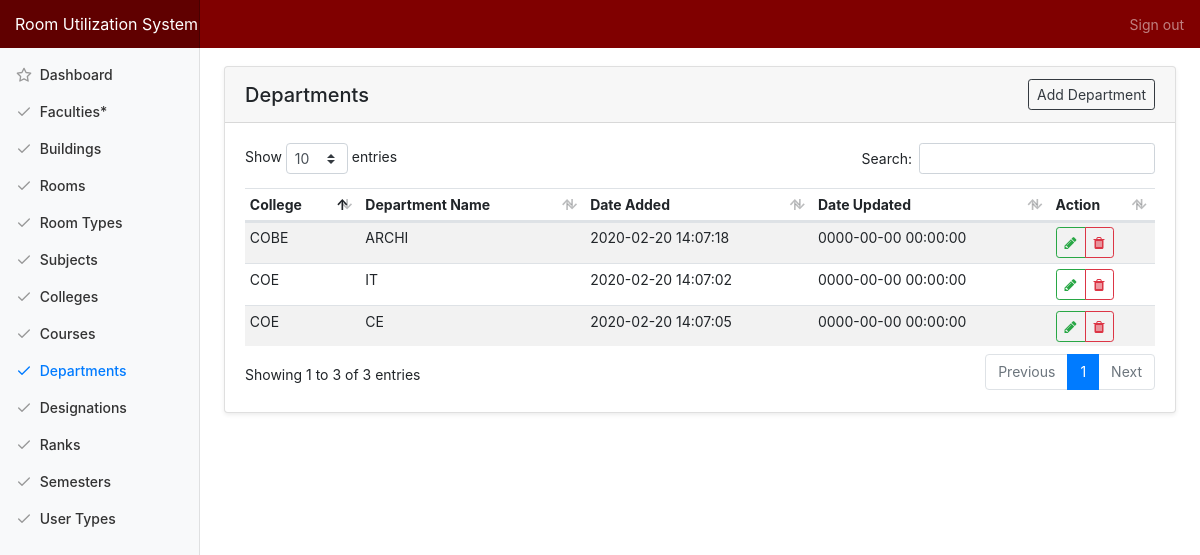
The app's page /index.php/admin/department, older data.
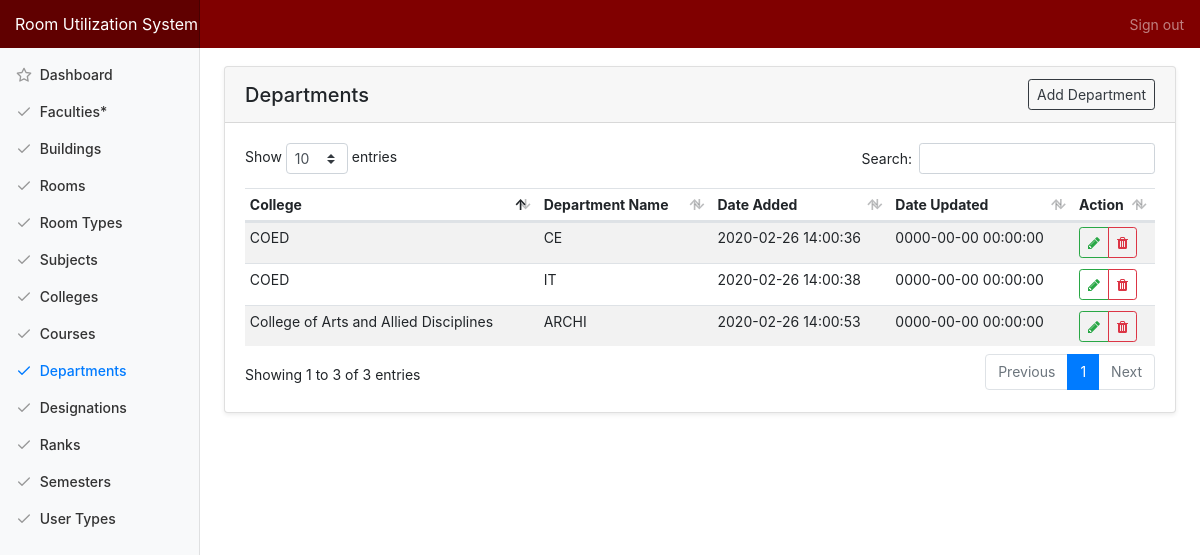
The same page, newer data.
### tables this page shows
CREATE TABLE `tbl_department` (
  `department_id` int(10) NOT NULL,
  `college_id` int(11) NOT NULL,
  `department_name` varchar(255) NOT NULL,
  `department_added` datetime NOT NULL DEFAULT CURRENT_TIMESTAMP,
  `department_modified` datetime NOT NULL DEFAULT '0000-00-00 00:00:00' ON UPDATE CURRENT_TIMESTAMP
);

CREATE TABLE `tbl_college` (
  `college_id` int(11) NOT NULL,
  `college_name` varchar(250) NOT NULL,
  `college_added` datetime NOT NULL DEFAULT CURRENT_TIMESTAMP,
  `college_modified` datetime NOT NULL DEFAULT '0000-00-00 00:00:00' ON UPDATE CURRENT_TIMESTAMP
);

### application/controllers/Admin.php (called while the page is built, shortened)
<?php
class Admin extends CI_Controller {
	public function department(){
		$data['title'] = "Departments";
		$data['departments'] = $this->main_model->getDepartments();
		$data['colleges'] = $this->main_model->getColleges();
		$this->load->view('templates/header', $data);
		$this->load->view('admin/department');
		$this->load->view('templates/footer');
	}
}

### index.php (called while the page is built, shortened)
<?php
require_once BASEPATH.'core/CodeIgniter.php';

### application/models/Main_model.php (called while the page is built, shortened)
<?php defined('BASEPATH') OR exit('No direct script access allowed');
Class Main_model extends CI_Model{
	public function getDepartments(){
		return $this->db->join('tbl_college', 'tbl_college.college_id = tbl_department.college_id')->get('tbl_department')->result_array();
	}
}

### application/views/admin/department.php (the view, shortened to what this page needs)
<?php $this->load->view('templates/nav'); ?>
<div class="container-fluid">
  <div class="row">
    <?php $this->load->view('templates/side');?>
    <main role="main" class="col-md-9 ml-sm-auto col-lg-10 pt-4 px-4 mb-3">
      <div class="card shadow-sm">
			  <h5 class="card-header d-flex justify-content-between align-items-center">
          <?=$title?>
          <a href="#" class="btn btn-outline-dark btn-sm" data-toggle="modal" data-target="#modal_department_add">Add Department</a>
        </h5>
			  <div class="card-body">
          <table class="table table-striped table-hover table-sm">
            <thead>
              <tr>
                <th>College</th>
                <th>Department Name</th>
                <th>Date Added</th>
                <th>Date Updated</th>
                <th>Action</th>
              </tr>
            </thead>
            <tbody>
              <?php foreach ($departments as $row) {?>
              <tr>
                <td><?=$row['college_name']?></td>
                <td><?=$row['department_name']?></td>
                <td><?=$row['department_added']?></td>
                <td><?=$row['department_modified']?></td>
                <td>
                  <div class="btn-group" role="group">
                    <a href="#" class="btn btn-sm btn-outline-success action-btn updateDepartment" id="<?=$row['department_id']?>//<?=$row['department_name']?>//<?=$row['college_id']?>" data-toggle="modal" data-target="#modal_department_update" data-toggle="tooltip" data-placement="top" title="Update Department">
                      <span class="fa fa-pencil"></span>
                    </a>
                    <a href="#" id="<?=base_url('admin/delete/department/'.$row['department_id'])?>" class="btn btn-sm btn-outline-danger action-btn delete" data-toggle="tooltip" data-placement="top" title="Delete Department">
                      <span class="fa fa-trash"></span>
                    </a>
                  </div>
                </td>
              </tr>
              <?php } ?>
            </tbody>
          </table>
			  </div>
			</div>
   </main>
  </div>
</div>

### application/views/templates/header.php (shortened to what this page needs)
<!DOCTYPE html>
<html lang="en">
<head>
	<link rel="stylesheet" type="text/css" href="<?=base_url('assets/css/bootstrap.min.css')?>">
	<link rel="stylesheet" type="text/css" href="<?=base_url('assets/css/bootstrap-select.min.css')?>">
	<link rel="stylesheet" type="text/css" href="<?=base_url('assets/css/dashboard.css')?>">
	<link rel="stylesheet" type="text/css" href="<?=base_url('assets/css/dataTables.bootstrap4.min.css')?>">
	<link rel="stylesheet" type="text/css" href="<?=base_url('assets/css/jquery-confirm.min.css')?>">
	<link rel="stylesheet" type="text/css" href="<?=base_url('assets/css/font-awesome.min.css')?>">
	<link rel="stylesheet" type="text/css" href="<?=base_url('assets/css/rus.css')?>">
</head>
<body>

### application/views/templates/nav.php (shortened to what this page needs)
<nav class="navbar navbar-dark fixed-top flex-md-nowrap p-0" style="background:#800000">
  <a class="navbar-brand col-sm-3 col-md-2 mr-0" href="#">Room Utilization System</a>
  <ul class="navbar-nav px-3">
    <li class="nav-item text-nowrap">
      <a class="nav-link" href="<?=base_url('auth/logout')?>">Sign out</a>
    </li>
  </ul>
</nav>
<br>
<br>

### application/views/templates/side.php (shortened to what this page needs)
<nav class="col-md-2 d-none d-md-block bg-light sidebar">
  <div class="sidebar-sticky">
    <ul class="nav flex-column">
      <li class="nav-item">
        <a class="nav-link <?=($title=='Dashboard')?'active':'';?>" href="<?=base_url('admin')?>">
          <span data-feather="star"></span>
          Dashboard
        </a>
      </li>
      <li class="nav-item">
        <a class="nav-link <?=($title=='Faculties')?'active':'';?>" href="<?=base_url('admin/faculty')?>">
          <span data-feather="check"></span>
          Faculties*
        </a>
      </li>
      <li class="nav-item">
        <a class="nav-link <?=($title=='Buildings')?'active':'';?>" href="<?=base_url('admin/building')?>">
          <span data-feather="check"></span>
          Buildings
        </a>
      </li>
      <li class="nav-item">
        <a class="nav-link <?=($title=='Rooms')?'active':'';?>" href="<?=base_url('admin/room')?>">
          <span data-feather="check"></span>
          Rooms
        </a>
      </li>
      <li class="nav-item">
        <a class="nav-link <?=($title=='Room Types')?'active':'';?>" href="<?=base_url('admin/room_type')?>">
          <span data-feather="check"></span>
          Room Types
        </a>
      </li>
      <li class="nav-item">
        <a class="nav-link <?=($title=='Subjects')?'active':'';?>" href="<?=base_url('admin/subject')?>">
          <span data-feather="check"></span>
          Subjects
        </a>
      </li>
      <li class="nav-item">
        <a class="nav-link <?=($title=='Colleges')?'active':'';?>" href="<?=base_url('admin/college')?>">
          <span data-feather="check"></span>
          Colleges
        </a>
      </li>
      <li class="nav-item">
        <a class="nav-link <?=($title=='Courses')?'active':'';?>" href="<?=base_url('admin/course')?>">
          <span data-feather="check"></span>
          Courses
        </a>
      </li>
      <li class="nav-item">
        <a class="nav-link <?=($title=='Departments')?'active':'';?>" href="<?=base_url('admin/department')?>">
          <span data-feather="check"></span>
          Departments
        </a>
      </li>
      <li class="nav-item">
        <a class="nav-link <?=($title=='Designations')?'active':'';?>" href="<?=base_url('admin/designation')?>">
          <span data-feather="check"></span>
          Designations
        </a>
      </li>
      <li class="nav-item">
        <a class="nav-link <?=($title=='Ranks')?'active':'';?>" href="<?=base_url('admin/rank')?>">
          <span data-feather="check"></span>
          Ranks
        </a>
      </li>
      <li class="nav-item">
        <a class="nav-link <?=($title=='Semesters')?'active':'';?>" href="<?=base_url('admin/semester')?>">
          <span data-feather="check"></span>
          Semesters
        </a>
      </li>
      <li class="nav-item">
        <a class="nav-link <?=($title=='User Types')?'active':'';?>" href="<?=base_url('admin/user_type')?>">
          <span data-feather="check"></span>
          User Types
        </a>
      </li>
    </ul>
  </div>
</nav>

### application/views/templates/footer.php (shortened to what this page needs)
</body>
</html>

### assets/css/dashboard.css (style rules this page uses)
body { font-size: .875rem; }
.feather { width: 16px; height: 16px; vertical-align: text-bottom; }
.sidebar { position: fixed; top: 0; bottom: 0; left: 0; z-index: 100; padding: 48px 0 0; box-shadow: inset -1px 0 0 rgba(0, 0, 0, .1); }
.sidebar-sticky { position: relative; top: 0; height: calc(100vh - 48px); padding-top: .5rem; overflow-x: hidden; overflow-y: auto; }
.sidebar .nav-link { font-weight: 500; color: #333; }
.sidebar .nav-link .feather { margin-right: 4px; color: #999; }
.sidebar .nav-link.active { color: #007bff; }
.sidebar .nav-link:hover .feather, .sidebar .nav-link.active .feather { color: inherit; }
[role="main"] { padding-top: 133px; }
@media (min-width: 768px) { [role="main"] { padding-top: 48px; } }
.navbar-brand { padding-top: .75rem; padding-bottom: .75rem; font-size: 1rem; background-color: rgba(0, 0, 0, .25); box-shadow: inset -1px 0 0 rgba(0, 0, 0, .25); }

### assets/css/rus.css (style rules this page uses)
nav { z-index: 101; }

Row changes from the older to the newer data that the page shows:
removed tbl_department: college.college_name "COE", department_name "IT", department_added "2020-02-20 14:07:02", department_modified "0000-00-00 00:00:00"
removed tbl_department: college.college_name "COE", department_name "CE", department_added "2020-02-20 14:07:05", department_modified "0000-00-00 00:00:00"
removed tbl_department: college.college_name "COBE", department_name "ARCHI", department_added "2020-02-20 14:07:18", department_modified "0000-00-00 00:00:00"
added tbl_department: college.college_name "COED", department_name "CE", department_added "2020-02-26 14:00:36", department_modified "0000-00-00 00:00:00"
added tbl_department: college.college_name "COED", department_name "IT", department_added "2020-02-26 14:00:38", department_modified "0000-00-00 00:00:00"
added tbl_department: college.college_name "College of Arts and Allied Disciplines", department_name "ARCHI", department_added "2020-02-26 14:00:53", department_modified "0000-00-00 00:00:00"
